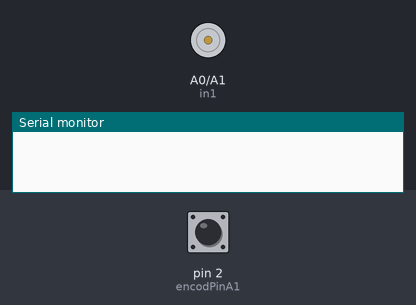
Bench run of a sketch on a simulated Arduino Uno, built with avr-gcc and run on an emulated ATmega328P. On the bench: motor-driver pin pairs drawn as motors (green arrow = first pin HIGH = forward, orange = second pin HIGH = backward, longer = more drive, scaled by the enable pin), the last lines printed to the serial monitor. The inputs (shaded band) are chosen by the test bench; at power-on: pin 2 (encodPinA1) HIGH.

Above: at 0.05 s.
At 8.24 s:
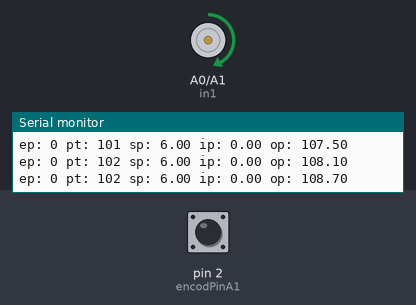
At 16.58 s:
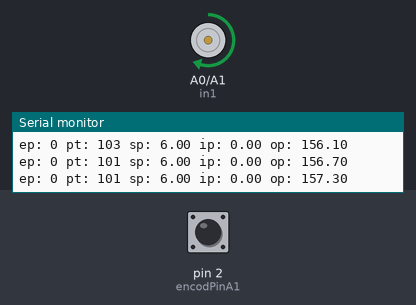
At 33.1 s:
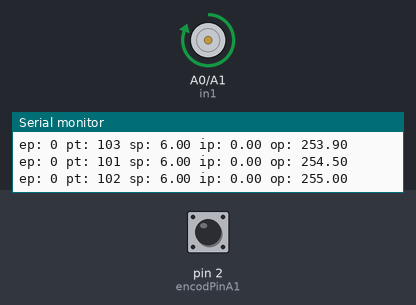
Timing chart, 0 to 34.6 s (numbered marks = the images above):
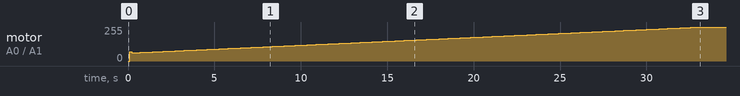

Measured:
- by itself, motor on A0 (in1) / A1 (in2): stopped → forward 70/255 at 0.10 s, → forward 61/255 0.10 s later, → forward 62/255 0.20 s later, → forward 63/255 0.10 s later, … (196 changes in this stretch)

The sketch:

demo.ino
```cpp
#include <PID_v1.h>                                   // Thanks to Brett Beauregard for his nice PID library
#define encodPinA1      2                             // Quadrature encoder A pin
#define encodPinB1      8                             // Quadrature encoder B pin

#define enA             5                             // PWM outputs to L298N H-Bridge motor driver module
#define in1             A0
#define in2             A1


double kp =  10, ki = 100 , kd = 0 ,input = 0, output = 0, setpoint = 0;   // modify kp, ki and kd for optimal performance

volatile long encoderPos = 0;

double v;
long currTime, prevTime=0, loopTime;

PID myPID(&input, &output, &setpoint, kp, ki, kd, DIRECT);  // if motor will only run at full speed try 'REVERSE' instead of 'DIRECT'

void setup() {
  Serial.begin(9600);
  pinMode(encodPinA1, INPUT_PULLUP);                  // quadrature encoder input A
  pinMode(encodPinB1, INPUT_PULLUP);                  // quadrature encoder input B
  attachInterrupt(0, encoder, FALLING);               // update encoder position
  TCCR1B = TCCR1B & 0b11111000 | 1;                   // set 31KHz PWM to prevent motor noise

  myPID.SetMode(AUTOMATIC);
  myPID.SetSampleTime(1);
  myPID.SetOutputLimits(0, 255);

  pinMode(enA, OUTPUT);
  pinMode(in1, OUTPUT);
  pinMode(in2, OUTPUT);
}
void loop() {
  encoderPos = 0;
  currTime = millis();

  delay(100);

  loopTime = currTime - prevTime;
  prevTime = currTime;

  Serial.print("ep: ");
  Serial.print(encoderPos);
  Serial.print(" ");

  v = encoderPos / loopTime;

  Serial.print("pt: ");
  Serial.print(loopTime);
  Serial.print(" ");

  setpoint = 6;                              	      // van toc mong muon xung/ms
  Serial.print("sp: ");
  Serial.print(setpoint);
  Serial.print(" ");

  input = v ;                                         // data from encoder

  Serial.print("ip: ");
  Serial.print(input);
  Serial.print(" ");

  myPID.Compute();                                    // calculate new output
  pwmOut(output);                                     // drive L298N H-Bridge module


  Serial.print("op: ");
  Serial.print(output);
  Serial.print(" ");

  Serial.println();
}


void pwmOut(int pwmOut) {                                // to H-Bridge board
  if (pwmOut > 0) {
    analogWrite(enA, pwmOut);
    digitalWrite(in1, HIGH);
    digitalWrite(in2, LOW);
  }
}


void encoder()  {                                     // pulse and direction, direct port reading to save cycles
  if (PINB & 0b00000001)    encoderPos++;             // if (digitalRead(encodPinB1)==HIGH)  count ++;
  else                      encoderPos--;             // if (digitalRead(encodPinB1)==LOW)   count --;
}
```
